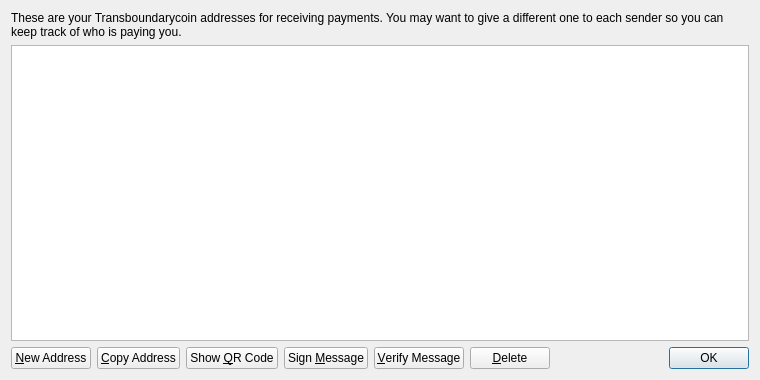
<?xml version="1.0" encoding="UTF-8"?>
<ui version="4.0">
 <class>AddressBookPage</class>
 <widget class="QWidget" name="AddressBookPage">
  <property name="geometry">
   <rect>
    <x>0</x>
    <y>0</y>
    <width>760</width>
    <height>380</height>
   </rect>
  </property>
  <property name="windowTitle">
   <string>Address Book</string>
  </property>
  <layout class="QVBoxLayout" name="verticalLayout">
   <item>
    <widget class="QLabel" name="labelExplanation">
     <property name="text">
      <string>These are your Transboundarycoin addresses for receiving payments. You may want to give a different one to each sender so you can keep track of who is paying you.</string>
     </property>
     <property name="textFormat">
      <enum>Qt::PlainText</enum>
     </property>
     <property name="wordWrap">
      <bool>true</bool>
     </property>
    </widget>
   </item>
   <item>
    <widget class="QTableView" name="tableView">
     <property name="contextMenuPolicy">
      <enum>Qt::CustomContextMenu</enum>
     </property>
     <property name="toolTip">
      <string>Double-click to edit address or label</string>
     </property>
     <property name="tabKeyNavigation">
      <bool>false</bool>
     </property>
     <property name="selectionMode">
      <enum>QAbstractItemView::SingleSelection</enum>
     </property>
     <property name="selectionBehavior">
      <enum>QAbstractItemView::SelectRows</enum>
     </property>
     <property name="sortingEnabled">
      <bool>true</bool>
     </property>
     <attribute name="verticalHeaderVisible">
      <bool>false</bool>
     </attribute>
    </widget>
   </item>
   <item>
    <layout class="QHBoxLayout" name="horizontalLayout">
     <item>
      <widget class="QPushButton" name="newAddressButton">
       <property name="toolTip">
        <string>Create a new address</string>
       </property>
       <property name="text">
        <string>&amp;New Address</string>
       </property>
      </widget>
     </item>
     <item>
      <widget class="QPushButton" name="copyToClipboard">
       <property name="toolTip">
        <string>Copy the currently selected address to the system clipboard</string>
       </property>
       <property name="text">
        <string>&amp;Copy Address</string>
       </property>
      </widget>
     </item>
     <item>
      <widget class="QPushButton" name="showQRCode">
       <property name="text">
        <string>Show &amp;QR Code</string>
       </property>
      </widget>
     </item>
     <item>
      <widget class="QPushButton" name="signMessage">
       <property name="toolTip">
        <string>Sign a message to prove you own a Transboundarycoin address</string>
       </property>
       <property name="text">
        <string>Sign &amp;Message</string>
       </property>
      </widget>
     </item>
     <item>
      <widget class="QPushButton" name="verifyMessage">
       <property name="toolTip">
        <string>Verify a message to ensure it was signed with a specified Transboundarycoin address</string>
       </property>
       <property name="text">
        <string>&amp;Verify Message</string>
       </property>
      </widget>
     </item>
     <item>
      <widget class="QPushButton" name="deleteButton">
       <property name="toolTip">
        <string>Delete the currently selected address from the list</string>
       </property>
       <property name="text">
        <string>&amp;Delete</string>
       </property>
      </widget>
     </item>
     <item>
      <spacer name="horizontalSpacer">
       <property name="orientation">
        <enum>Qt::Horizontal</enum>
       </property>
       <property name="sizeHint" stdset="0">
        <size>
         <width>40</width>
         <height>20</height>
        </size>
       </property>
      </spacer>
     </item>
     <item>
      <widget class="QDialogButtonBox" name="buttonBox">
       <property name="sizePolicy">
        <sizepolicy hsizetype="Maximum" vsizetype="Fixed">
         <horstretch>0</horstretch>
         <verstretch>0</verstretch>
        </sizepolicy>
       </property>
       <property name="standardButtons">
        <set>QDialogButtonBox::Ok</set>
       </property>
      </widget>
     </item>
    </layout>
   </item>
  </layout>
 </widget>
 <resources>
  <include location="../bitcoin.qrc"/>
 </resources>
 <connections/>
</ui>
